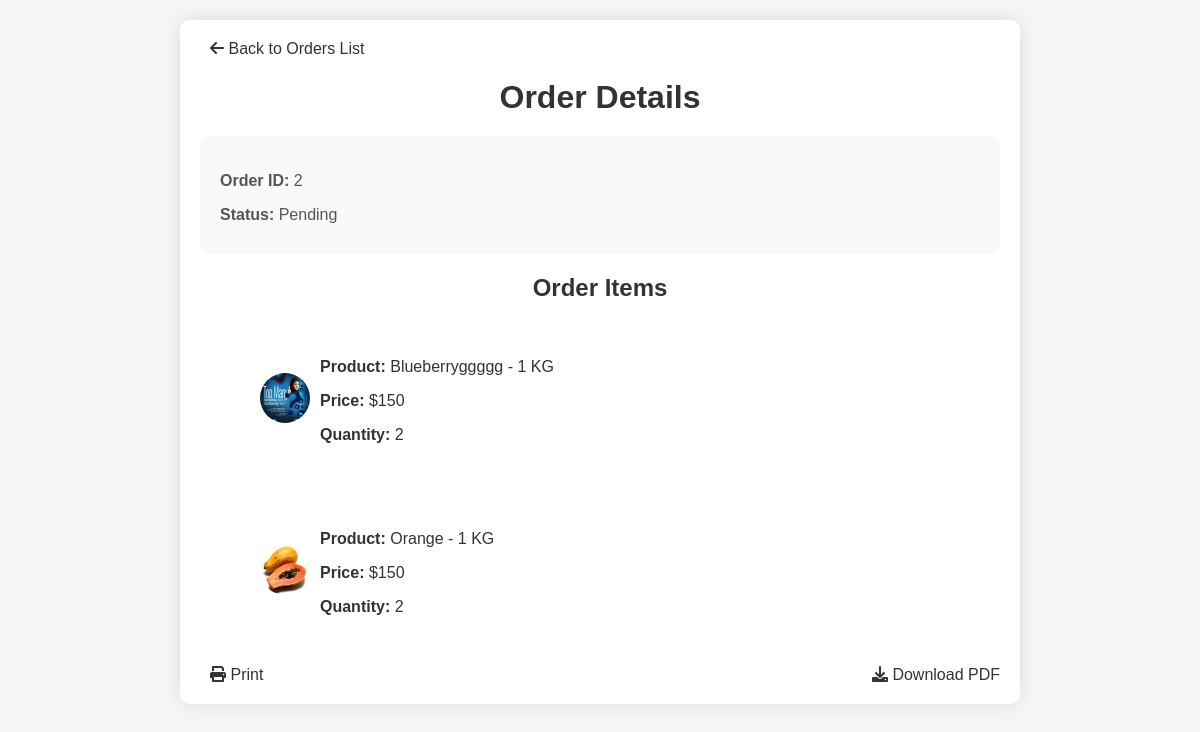
Page /orders/2/ on the committed database.
### app/models.py (models this page shows, shortened)
class Order(models.Model):
    STATUS = (
        ('Pending', 'Pending'),
        ('Order Confirmed', 'Order Confirmed'),
        ('Out for Delivery', 'Out for Delivery'),
        ('Delivered', 'Delivered'),
    )
    status = models.CharField(max_length=50, null=True, choices=STATUS)
    shop = models.ForeignKey(Shop, on_delete=models.CASCADE,default=0)
    created_at = models.DateTimeField(auto_now_add=True)
    delivery_address = models.ForeignKey(Address, on_delete=models.CASCADE)

class Orders(models.Model):
    order = models.ForeignKey(Order, on_delete=models.CASCADE, related_name='order_items')
    product = models.ForeignKey(Product, on_delete=models.CASCADE)
    quantity = models.PositiveIntegerField()
    total_price = models.DecimalField(max_digits=10, decimal_places=2)

class Product(models.Model):
    category = models.ForeignKey(Category, on_delete=models.CASCADE, null=True)
    name=models.CharField(max_length=40)
    product_image= models.ImageField(upload_to='product_image/',null=True,blank=True)
    price = models.PositiveIntegerField()
    quantity = models.CharField(max_length=40)
    description = models.TextField()

### app/views.py (the view)
# urls.py: path('orders/<int:order_id>/', views.order_details, name='order_details'),
def order_details(request, order_id):
    order = get_object_or_404(Order, id=order_id)
    return render(request, 'order_details.html', {'order': order})

### app/templates/order_details.html (shortened to what this page needs)
<!DOCTYPE html>
<html lang="en">
<head>
    <link rel="stylesheet" href="https://cdnjs.cloudflare.com/ajax/libs/font-awesome/6.0.0-beta3/css/all.min.css">
</head>
<body>
    <div class="container">
        <div class="options">
        <a href="{% url 'shop_orders' %}"><i class="fas fa-arrow-left"></i> Back to Orders List</a>
        </div>
        <h1>Order Details</h1>
        <div class="order-details">
            <p><strong>Order ID:</strong> {{ order.id }}</p>
            <p><strong>Status:</strong> {{ order.status }}</p>
        </div>
        <h2>Order Items</h2>
        <ul>
            {% for order_item in order.order_items.all %}
            <li class="order-item">
                <img src="{{ order_item.product.product_image.url }}" alt="Product Image" class="avatar">
                <div>
                    <p><strong>Product:</strong> {{ order_item.product.name }} - {{ order_item.product.quantity }}</p>
                    <p><strong>Price:</strong> ${{ order_item.product.price }}</p>
                    <p><strong>Quantity:</strong> {{ order_item.quantity }}</p>
                </div>
            </li>
            {% endfor %}
        </ul>
        <div class="options">
            <a href="#" onclick="window.print()"><i class="fas fa-print"></i> Print</a>
            <a href="#" onclick="downloadPDF()"><i class="fas fa-download"></i> Download PDF</a>
        </div>
    </div>
</body>
</html>

### app/templates/order_details.html (style rules this page uses)
body { font-family: Arial, sans-serif; margin: 0; padding: 0; box-sizing: border-box; background-color: #f5f5f5; }
.container { max-width: 800px; margin: 20px auto; padding: 20px; background-color: #ffffff; border-radius: 10px; box-shadow: 0 0 20px rgba(0, 0, 0, 0.1); }
h1, h2 { text-align: center; color: #333333; margin-bottom: 20px; }
.order-details { background-color: #f9f9f9; border-radius: 10px; padding: 20px; margin-bottom: 20px; }
.order-details p { color: #555555; margin-bottom: 10px; }
.order-item { background-color: #ffffff; border-radius: 10px; padding: 20px; margin-bottom: 20px; display: flex; align-items: center; }
.order-item p { color: #333333; margin-bottom: 10px; margin-left: 10px; }
.avatar { width: 50px; height: 50px; border-radius: 50%; object-fit: cover; }
.options { display: flex; justify-content: space-between; }
.options a { color: #333333; text-decoration: none; margin-left: 10px; cursor: pointer; }

### rows in the picture
Order: id "2", status "Pending"
Orders: product.product_image (picture), product.name "Blueberryggggg", product.quantity "1 KG", product.price "150", quantity "2"
Orders: product.product_image (picture), product.name "Orange", product.quantity "1 KG", product.price "150", quantity "2"
